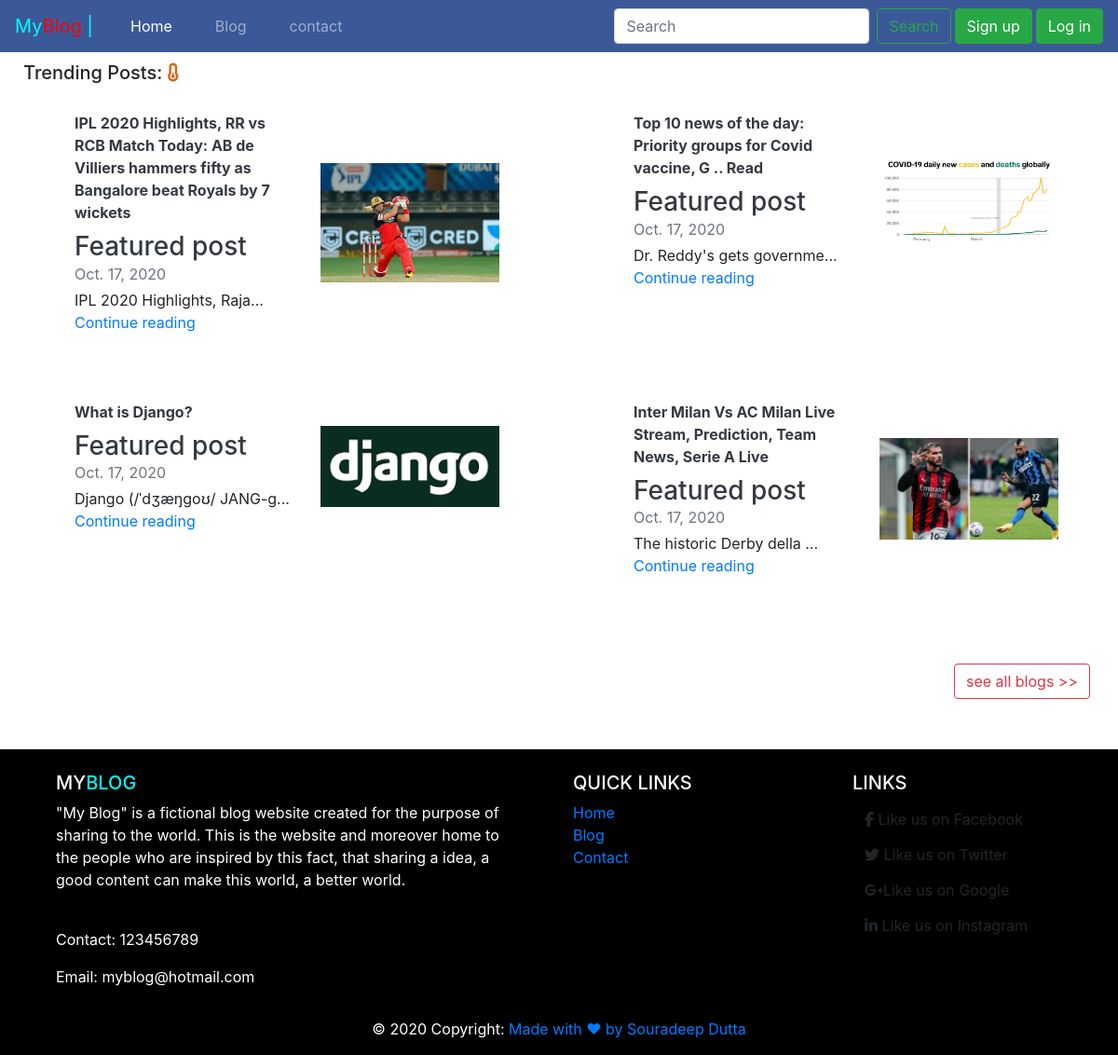
The page / on the database its author committed.
### myblog/models.py (models this page shows)
class Blog(models.Model):
      post_id=models.AutoField(primary_key=True)
      post_title=models.CharField(max_length=70,default="")
      pub_date=models.DateField(auto_now_add=True)
      author_name=models.CharField(max_length=30,default="")
      content=models.CharField(max_length=5000,default="")
      thumbnail=models.ImageField(upload_to="blog/images",default="")
      video_id=models.CharField(max_length=50,default="",blank=True)
      viewer_count=models.IntegerField(default=0)
      def __str__(self):
          return self.post_title

### blog/views.py (the view)
# urls.py: 2. Add a URL to urlpatterns:  path('', views.home, name='home')
def home(request):
    blogs = Blog.objects.all().order_by("-viewer_count")
    len=blogs.count()
    blogs=blogs[:len//2]
    print("blogs:",blogs)
    return render(request,"abc.html",{"blogs":blogs})

### templates/abc.html (shortened to what this page needs)
<!DOCTYPE html>
<html lang="en">
<head>
    {% load static %}
<link rel="stylesheet" href="https://stackpath.bootstrapcdn.com/bootstrap/4.5.2/css/bootstrap.min.css">
<link href="https://maxcdn.bootstrapcdn.com/font-awesome/4.7.0/css/font-awesome.min.css" rel="stylesheet"/>
</head>
<body>
    <nav class="navbar navbar-expand-lg navbar-dark bg-light">
        <a class="navbar-brand brandimage" style="color: black;" href="/">My<span style="color: red;">Blog</span> |</a>
        <div class="collapse navbar-collapse" id="navbarSupportedContent">
          <ul class="navbar-nav mr-auto">
            <li class="nav-item active">
              <a class="nav-link" href="/">Home <span class="sr-only">(current)</span></a>
            </li>
            <li class="nav-item">
              <a class="nav-link" href="/blog">Blog</a>
            </li>
            <li class="nav-item">
              <a class="nav-link" href="/contact">contact</a>
            </li>
          </ul>
          <form class="form-inline my-2 my-lg-0" method="POST" action="/search/">{% csrf_token %}
            <input class="form-control mr-sm-2" type="search" placeholder="Search" aria-label="Search" name="query">
            <button class="btn btn-outline-success my-2 my-sm-0" type="submit">Search</button>
           {%  if not request.user.is_authenticated %}
            <a href="/signup" class="btn btn-success mx-1">Sign up</a>
            <a href="/login" class="btn btn-success">Log in</a>
           {% endif %}
          </form>
        </div>
      </nav>
    <div class="container-fluid mt-25">
      <h5 style="margin: 10px;">Trending Posts: <i class="fa fa-thermometer-quarter" style="color: chocolate;"  aria-hidden="true"></i></h5>
      <div class="row mb-2">
        {% for blog in blogs %}
      <div class="col-md-6" onclick="function name(){window.location=`/blog/posts/{{blog.post_id}}`} name()" style="cursor: pointer;">
            <div class="card flex-md-row mb-4 box-shadow h-md-250">
              <div class="card-body d-flex flex-column align-items-start">
                <strong class="d-inline-block mb-2 text-dark">{{blog.post_title}}</strong>
                <h3 class="mb-0">
                  <a class="text-dark" href="#">Featured post</a>
                </h3>
                <div class="mb-1 text-muted">{{blog.pub_date}}</div>
                <p class="card-text mb-auto">{{blog.content|slice:"0:25"}}...</p>
                <a href="/blog/posts/{{blog.post_id}}">Continue reading</a>
              </div>
             <img class="sideimg" src="/media/{{blog.thumbnail}}" alt="">
          </div>
          </div>
          {% if forloop.counter|divisibleby:2 and forloop.counter > 0 %}
          </div>
          <div class="row mb-2">
          {% endif %}
        {% endfor %}
    </div>
   </div>
   <a href="/blog" class="btn btn-outline-danger" style="    float: right;
   margin-right: 30px;">see all blogs >></a>
   <div style="background: black; color: white; margin-top: 100px;">
    <footer class="page-footer font-small blue pt-4">
      <div class="container-fluid text-center text-md-left">
        <div class="row">
          <div class="col-md-6 mt-md-0 mt-3">
            <h5 class="text-uppercase">my<span style="color: cyan;">Blog</span></h5>
            <p>"My Blog" is a fictional blog website created for the purpose of sharing to the world.
              This is the website and moreover home to the people who are inspired by this fact, that sharing a idea, a good content can make this world, a better world.
            </p>
            <br>
            <p>Contact: 123456789</p>
            <p>Email: myblog@hotmail.com</p>
          </div>
          <div class="col-md-3 mb-md-0 mb-3">
            <h5 class="text-uppercase">Quick Links</h5>
            <ul class="list-unstyled">
              <li>
                <a  href="/">Home </a>
              </li>
              <li>
                <a  href="/blog">Blog </a>
              </li>
              <li>
                <a  href="/contact">Contact </a>
              </li>
            </ul>
          </div>
          <div class="col-md-3 mb-md-0 mb-3">
            <h5 class="text-uppercase">Links</h5>
            <ul class="list-unstyled">
              <li class="sidelinks">
                <button type="button" class="btn btn-fb"><i class="fa fa-facebook left icon"></i> Like us on Facebook</button>
              </li >
              <li class="sidelinks">
                <button type="button" class="btn btn-tw"><i class="fa fa-twitter left icon"></i> Like us on Twitter</button>
              </li>
              <li class="sidelinks">
                <button type="button" class="btn btn-gplus"><i class="fa fa-google-plus left icon"></i>Like us on Google</button>
              </li>
              <li class="sidelinks">
                <button type="button" class="btn btn-li"><i class="fa fa-linkedin left icon"></i> Like us on Instagram</button>
              </li>
            </ul>
          </div>
        </div>
      </div>
      <div class="footer-copyright text-center py-3" >© 2020 Copyright:
        <a href="/"> Made with ❤ by Souradeep Dutta</a>
      </div>
    </footer>
   </div>
</body>
</html>

### templates/abc.html (style rules this page uses)
body { min-height: 100vh; }
.sideimg { float: left; width: 40%; object-fit: contain; }
.brandimage { color: cyan!important; // animation: glow 0.5s ease-in-out infinite alternate; }
.navbar-brand { margin-right: 2rem; }
@media screen and (max-width: 1900px) { .sideimg { display: block; height: 132px; margin: auto 4px; } }
.card { border: none; }
.bg-light { background-color: #3b5998!important; }
.col-md-6 { padding-right: 60px; padding-left: 60px; }
.nav-link { margin-right: 30px; }

### rows shown on the page
Blog: post_title "IPL 2020 Highlights, RR vs RCB Match Today: AB de Villiers hammers fifty as Bangalore beat Royals by 7 wickets", pub_date "Oct. 17, 2020", content "IPL 2020 Highlights, Raja", thumbnail (picture)
Blog: post_title "Top 10 news of the day: Priority groups for Covid vaccine, G .. Read", pub_date "Oct. 17, 2020", content "Dr. Reddy's gets governme", thumbnail (picture)
Blog: post_title "What is Django?", pub_date "Oct. 17, 2020", content "Django (/ˈdʒæŋɡoʊ/ JANG-g", thumbnail (picture)
Blog: post_title "Inter Milan Vs AC Milan Live Stream, Prediction, Team News, Serie A Live", pub_date "Oct. 17, 2020", content "The historic Derby della", thumbnail (picture)
